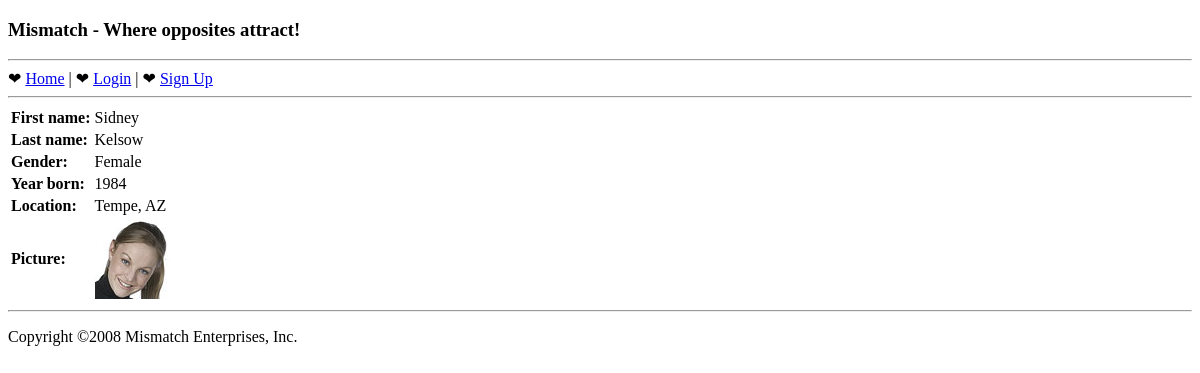
The page /week07/ch07.5/mismatch/viewprofile.php?user_id=1 on the database its author committed.
### tables this page shows
CREATE TABLE `mismatch_user` (
  `user_id` int(11) NOT NULL AUTO_INCREMENT,
  `username` varchar(32) NOT NULL,
  `password` varchar(40) NOT NULL,
  `join_date` datetime DEFAULT NULL,
  `first_name` varchar(32) DEFAULT NULL,
  `last_name` varchar(32) DEFAULT NULL,
  `gender` varchar(1) DEFAULT NULL,
  `birthdate` date DEFAULT NULL,
  `city` varchar(32) DEFAULT NULL,
  `state` varchar(2) DEFAULT NULL,
  `picture` varchar(32) DEFAULT NULL,
  PRIMARY KEY (`user_id`)
);

### week07/ch07.5/mismatch/viewprofile.php (the view, shortened to what this page needs)
<?php
    require_once('header.php');
    require_once('navmenu.php');
    $dbc = mysqli_connect(DB_HOST, DB_USER, DB_PASSWORD, DB_NAME);
    if (!isset($_GET['user_id'])) {
        $query = "SELECT username, first_name, last_name, gender, birthdate, city, state, picture FROM mismatch_user WHERE user_id = '" . $_SESSION['user_id'] . "'";
    } else {
        $query = "SELECT username, first_name, last_name, gender, birthdate, city, state, picture FROM mismatch_user WHERE user_id = '" . $_GET['user_id'] . "'";
    }
    $data = mysqli_query($dbc, $query);
    if (mysqli_num_rows($data) == 1) {
        $row = mysqli_fetch_array($data);
        echo '<table>';
        if (!empty($row['first_name'])) {
            echo '<tr><td class="label">First name:</td><td>' . $row['first_name'] . '</td></tr>';
        }
        if (!empty($row['last_name'])) {
            echo '<tr><td class="label">Last name:</td><td>' . $row['last_name'] . '</td></tr>';
        }
        if (!empty($row['gender'])) {
            echo '<tr><td class="label">Gender:</td><td>';
            if ($row['gender'] == 'M') {
                echo 'Male';
            }
            else if ($row['gender'] == 'F') {
                echo 'Female';
            } else {
                echo '?';
            }
            echo '</td></tr>';
        }
        if (!empty($row['birthdate'])) {
            if (!isset($_GET['user_id']) || ($_COOKIE['user_id'] == $_GET['user_id'])) {
                echo '<tr><td class="label">Birthdate:</td><td>' . $row['birthdate'] . '</td></tr>';
            } else {
                list($year, $month, $day) = explode('-', $row['birthdate']);
                echo '<tr><td class="label">Year born:</td><td>' . $year . '</td></tr>';
            }
        }
        if (!empty($row['city']) || !empty($row['state'])) {
            echo '<tr><td class="label">Location:</td><td>' . $row['city'] . ', ' . $row['state'] . '</td></tr>';
        }
        if (!empty($row['picture'])) {
            echo '<tr><td class="label">Picture:</td><td><img src="' . MM_UPLOADPATH . $row['picture'] .
              '" alt="Profile Picture" /></td></tr>';
        }
        echo '</table>';
    } else {
        echo '<p class="error">There was a problem accessing your profile.</p>';
    }
?>
<?php
    require_once('footer.php');
?>

### week07/ch07.5/mismatch/style.css (style rules this page uses)
td.label { font-weight: bold; }

### rows shown on the page
mismatch_user: first_name "Sidney", last_name "Kelsow", city "Tempe", state "AZ", picture (picture)

### other values the page prints
$page_title "Where opposites attract!"
$year "1984"
